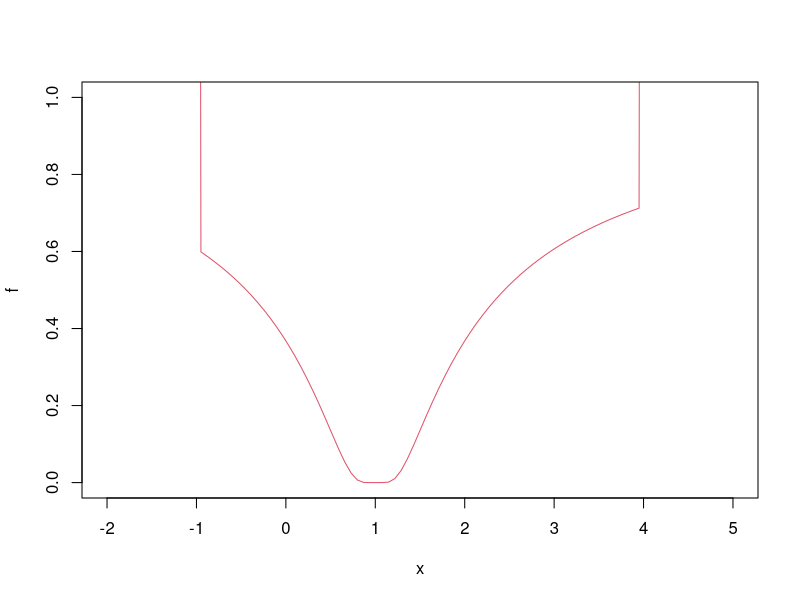
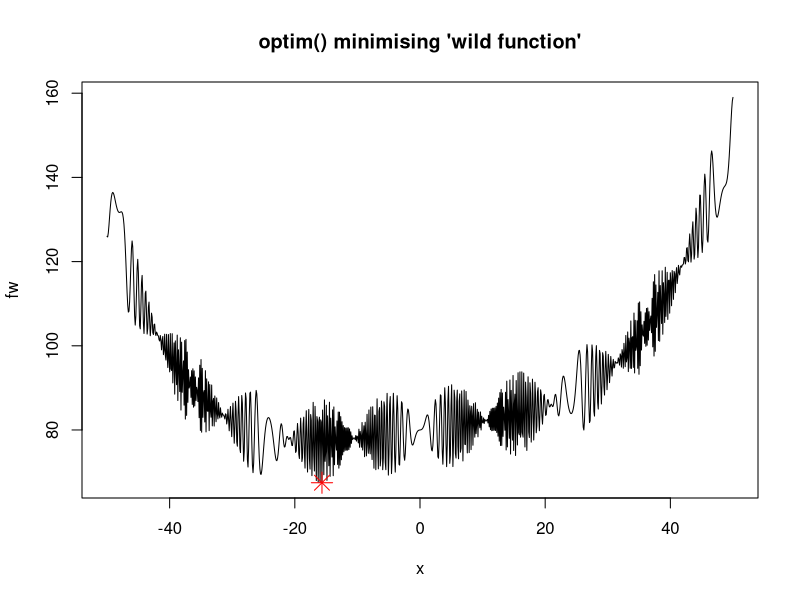
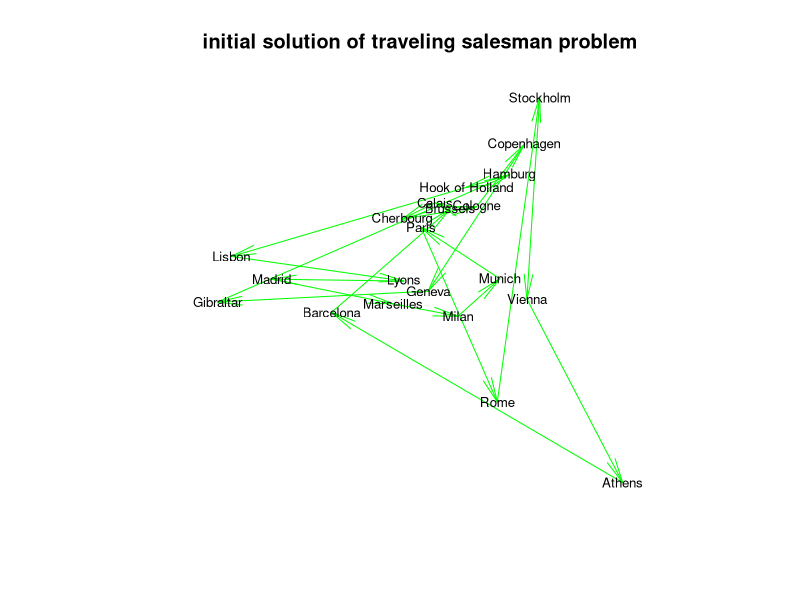
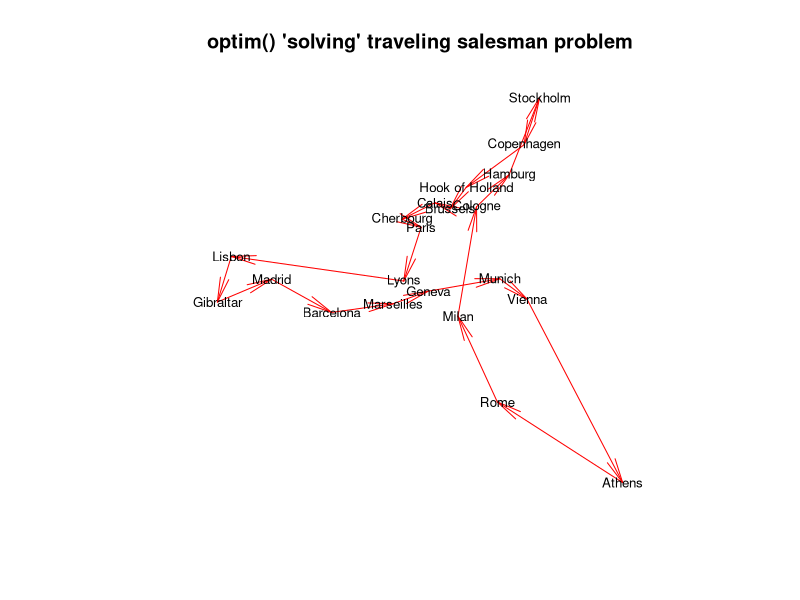

Recreate these plots in R, in order.
f <- function (x, a) (x - a)^2

xmin <- optimize(f, c(0, 1), tol = 0.0001, a = 1/3)
xmin

## See where the function is evaluated:
optimize(function(x) x^2*(print(x)-1), lower = 0, upper = 10)

## "wrong" solution with unlucky interval and piecewise constant f():
f  <- function(x) ifelse(x > -1, ifelse(x < 4, exp(-1/abs(x - 1)), 10), 10)
fp <- function(x) { print(x); f(x) }

plot(f, -2,5, ylim = 0:1, col = 2)
optimize(fp, c(-4, 20))   # doesn't see the minimum
optimize(fp, c(-7, 20))   # ok



require(graphics)

fr <- function(x) {   ## Rosenbrock Banana function
  x1 <- x[1]
  x2 <- x[2]
  100 * (x2 - x1 * x1)^2 + (1 - x1)^2
}
grr <- function(x) { ## Gradient of 'fr'
  x1 <- x[1]
  x2 <- x[2]
  c(-400 * x1 * (x2 - x1 * x1) - 2 * (1 - x1),
    200 *      (x2 - x1 * x1))
}
optim(c(-1.2,1), fr)
(res <- optim(c(-1.2,1), fr, grr, method = "BFGS"))
optimHess(res$par, fr, grr)
optim(c(-1.2,1), fr, NULL, method = "BFGS", hessian = TRUE)
## These do not converge in the default number of steps
optim(c(-1.2,1), fr, grr, method = "CG")
optim(c(-1.2,1), fr, grr, method = "CG", control = list(type = 2))
optim(c(-1.2,1), fr, grr, method = "L-BFGS-B")

flb <- function(x)
{ p <- length(x); sum(c(1, rep(4, p-1)) * (x - c(1, x[-p])^2)^2) }
## 25-dimensional box constrained
optim(rep(3, 25), flb, NULL, method = "L-BFGS-B",
      lower = rep(2, 25), upper = rep(4, 25)) # par[24] is *not* at boundary



## "wild" function , global minimum at about -15.81515
fw <- function (x)
  10*sin(0.3*x)*sin(1.3*x^2) + 0.00001*x^4 + 0.2*x+80
plot(fw, -50, 50, n = 1000, main = "optim() minimising 'wild function'")

res <- optim(50, fw, method = "SANN",
             control = list(maxit = 20000, temp = 20, parscale = 20))
res
## Now improve locally {typically only by a small bit}:
(r2 <- optim(res$par, fw, method = "BFGS"))
points(r2$par,  r2$value,  pch = 8, col = "red", cex = 2)

## Combinatorial optimization: Traveling salesman problem
library(stats) # normally loaded

eurodistmat <- as.matrix(eurodist)

distance <- function(sq) {  # Target function
  sq2 <- embed(sq, 2)
  sum(eurodistmat[cbind(sq2[,2], sq2[,1])])
}

genseq <- function(sq) {  # Generate new candidate sequence
  idx <- seq(2, NROW(eurodistmat)-1)
  changepoints <- sample(idx, size = 2, replace = FALSE)
  tmp <- sq[changepoints[1]]
  sq[changepoints[1]] <- sq[changepoints[2]]
  sq[changepoints[2]] <- tmp
  sq
}

sq <- c(1:nrow(eurodistmat), 1)  # Initial sequence: alphabetic
distance(sq)
# rotate for conventional orientation
loc <- -cmdscale(eurodist, add = TRUE)$points
x <- loc[,1]; y <- loc[,2]
s <- seq_len(nrow(eurodistmat))
tspinit <- loc[sq,]

plot(x, y, type = "n", asp = 1, xlab = "", ylab = "",
     main = "initial solution of traveling salesman problem", axes = FALSE)
arrows(tspinit[s,1], tspinit[s,2], tspinit[s+1,1], tspinit[s+1,2],
       angle = 10, col = "green")
text(x, y, labels(eurodist), cex = 0.8)

set.seed(123) # chosen to get a good soln relatively quickly
res <- optim(sq, distance, genseq, method = "SANN",
             control = list(maxit = 30000, temp = 2000, trace = TRUE,
                            REPORT = 500))
res  # Near optimum distance around 12842

tspres <- loc[res$par,]
plot(x, y, type = "n", asp = 1, xlab = "", ylab = "",
     main = "optim() 'solving' traveling salesman problem", axes = FALSE)
arrows(tspres[s,1], tspres[s,2], tspres[s+1,1], tspres[s+1,2],
       angle = 10, col = "red")
text(x, y, labels(eurodist), cex = 0.8)

## 1-D minimization: "Brent" or optimize() being preferred.. but NM may be ok and "unavoidable",
## ----------------   so we can suppress the check+warning :
system.time(rO <- optimize(function(x) (x-pi)^2, c(0, 10)))
system.time(ro <- optim(1, function(x) (x-pi)^2, control=list(warn.1d.NelderMead = FALSE)))
rO$minimum - pi # 0 (perfect), on one platform
ro$par - pi     # ~= 1.9e-4    on one platform
utils::str(ro)